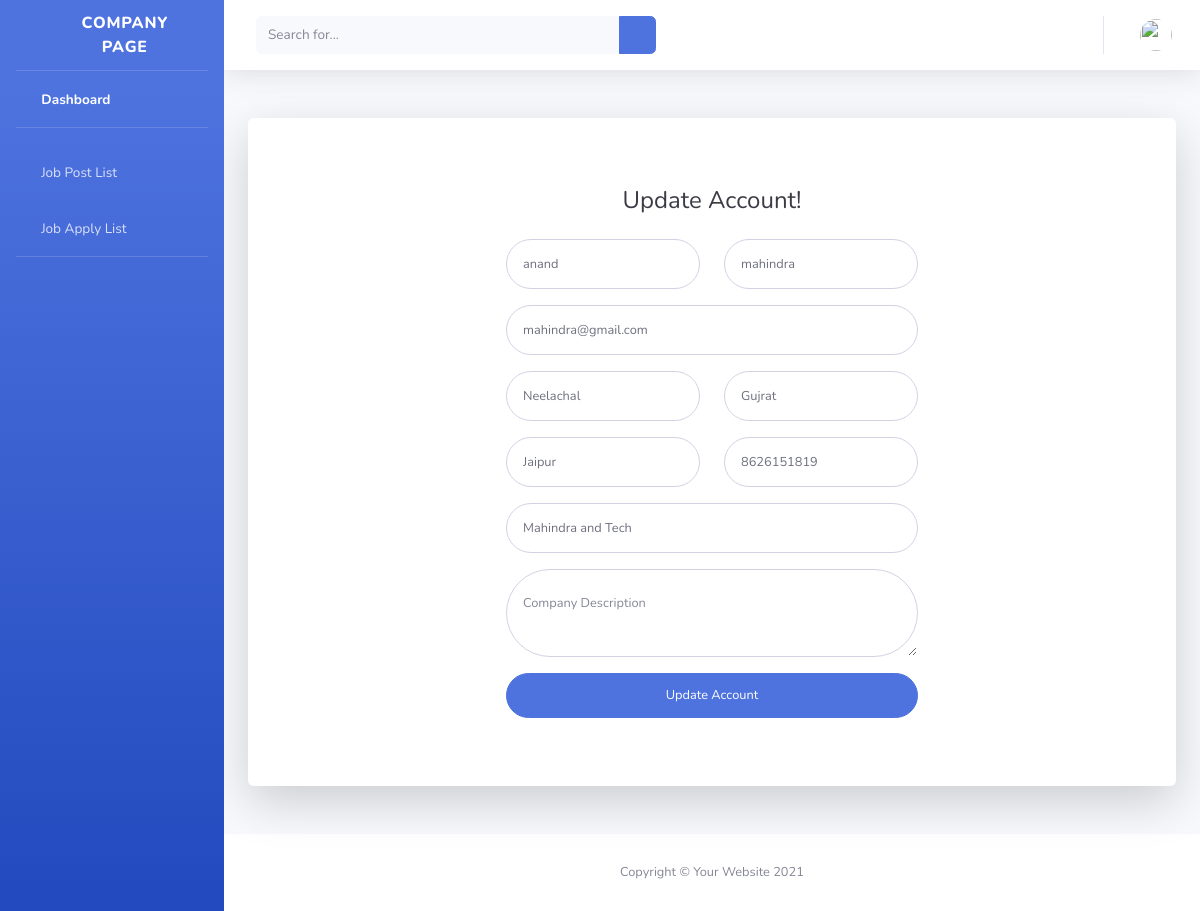
The app's page /companyprofile/3 with its own data.
### app/models.py (models this page shows)
class Company(models.Model):
    user_id = models.ForeignKey(UserMaster , on_delete=models.CASCADE)
    firstname = models.CharField(max_length=100)
    lastname = models.CharField(max_length=100)
    company = models.CharField(max_length=100)
    company_description = models.TextField(default="0000")
    contact = models.CharField(max_length=20)
    state = models.CharField(max_length= 50)
    city = models.CharField(max_length=100)
    address = models.CharField(max_length=100)

class UserMaster(models.Model):
    email = models.EmailField(max_length = 50)
    password = models.CharField(max_length = 100)
    otp = models.IntegerField()
    role = models.CharField(max_length = 30)
    is_active = models.BooleanField(default = True)
    is_verifired = models.BooleanField(default = False)
    is_updated = models.DateTimeField(auto_now_add= True)
    is_created = models.DateTimeField(auto_now_add=True)

### app/views.py (the view, shortened to what this page needs)
# urls.py: path("companyprofile/<int:pk>",views.cprofile,name="companyprofile"),
def cprofile(request,pk):
    user = UserMaster.objects.get(pk=pk)
    comp = Company.objects.get(user_id=user)
    return render(request, 'company/cprofile.html', {'user':user, 'comp':comp})

### app/templates/company/cprofile.html (shortened to what this page needs)
{% extends 'company/base1.html' %}
{% block body %}
    <div class="container ">
        <div class="card o-hidden border-0 shadow-lg my-5 ">
            <div class="card-body ">
                <div class="row ">
                    <div class="col-lg-7 mx-auto">
                        <div class="p-5">
                            <div class="text-center">
                                <h1 class="h4 text-gray-900 mb-4">Update Account!</h1>
                            </div>
                            <form class="user" method="post" action="/companyprofile/{{ request.session.id }}">
                                <div class="form-group row">
                                    <div class="col-sm-6 mb-3 mb-sm-0">
                                        <input type="text" class="form-control form-control-user" id="exampleFirstName"
                                            placeholder="First Name" name="firstname" value="{{ comp.firstname }}">
                                    </div>
                                    <div class="col-sm-6">
                                        <input type="text" class="form-control form-control-user" id="exampleLastName"
                                            placeholder="Last Name" name="lastname" value="{{ comp.lastname }}">
                                    </div>
                                </div>
                                <div class="form-group">
                                    <input type="email" class="form-control form-control-user" id="exampleInputEmail"
                                        placeholder="Email Address" name="email" value="{{ user.email }}">
                                </div>
                                <div class="form-group row">
                                    <div class="col-sm-6 mb-3 mb-sm-0">
                                        <input type="text" class="form-control form-control-user"
                                            id="exampleInputPassword" placeholder="Address" name="address" value="{{ comp.address }}">
                                    </div>
                                    <div class="col-sm-6">
                                        <input type="text" class="form-control form-control-user"
                                            id="exampleRepeatPassword" placeholder="State" value="{{ comp.state }}" name="state">
                                    </div>
                                </div>
                                <div class="form-group row">
                                    <div class="col-sm-6 mb-3 mb-sm-0">
                                        <input type="text" class="form-control form-control-user"
                                            id="exampleInputPassword" value="{{ comp.city }}" placeholder="City" name="city">
                                    </div>
                                    <div class="col-sm-6">
                                        <input type="text" class="form-control form-control-user"
                                            id="exampleRepeatPassword" value="{{ comp.contact }}" placeholder="Contact No." name="contact">
                                    </div>
                                </div>
                                <div class="form-group">
                                    <input type="text" class="form-control form-control-user" id="exampleInputEmail"
                                        placeholder="Company Name" value="{{ comp.company }}" name="company">
                                </div>
                                <div class="form-group">
                                    <textarea type="text" class="form-control form-control-user" id="exampleInputEmail"
                                        placeholder="Company Description" value="{{ comp.companydescription }}" name="companydescription"></textarea>
                                </div>
                                <button type="submit" class="btn btn-primary btn-user btn-block">
                                    Update Account
                                </button>
                            </form>
                        </div>
                    </div>
                </div>
            </div>
        </div>
    </div>
{% endblock body %}

### records on screen
Company: firstname "anand", lastname "mahindra", address "Neelachal", state "Gujrat", city "Jaipur", contact "8626151819", company "Mahindra and Tech"
UserMaster: email "mahindra@gmail.com"
